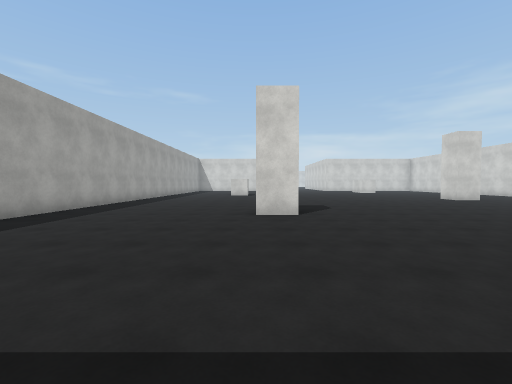
[1] (above)

23 first-person views from a walk through a Unity game level. The camera is 1.5 m above the floor, tilts 2° down and sees 90° across. The floor is counted in squares, 2 m on a side. Each view is taken from the middle of a square. On the plan, view 1 faces up. The plan holds only what a view shows up to about 9 squares ahead; the rest is blank. The place goes on beyond the plan. The player character is not drawn. Surface patterns are stand-ins for the level's own textures.

[2]
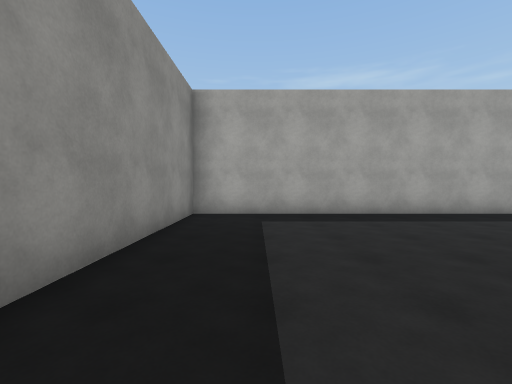

[3]
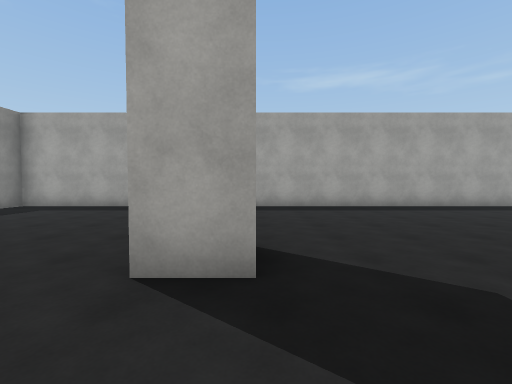

[4]
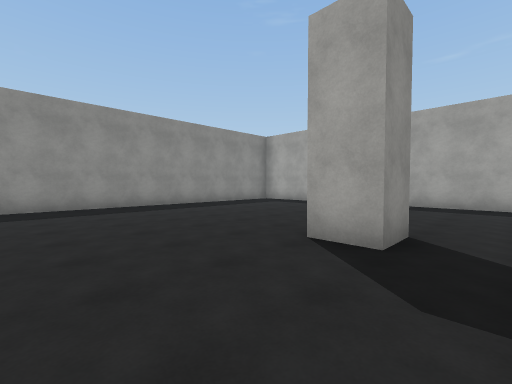

[5]
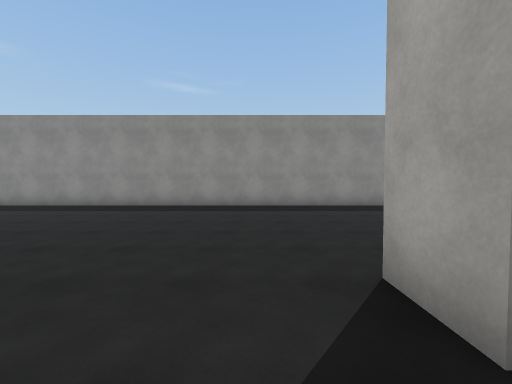

[6]
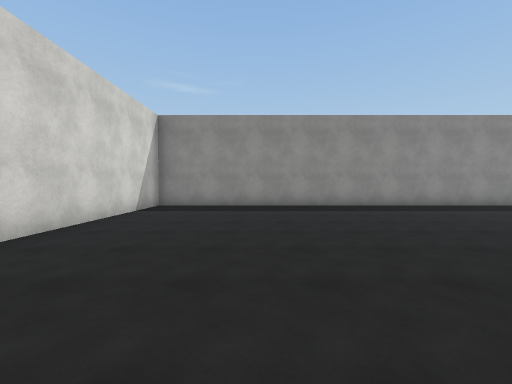

[7]
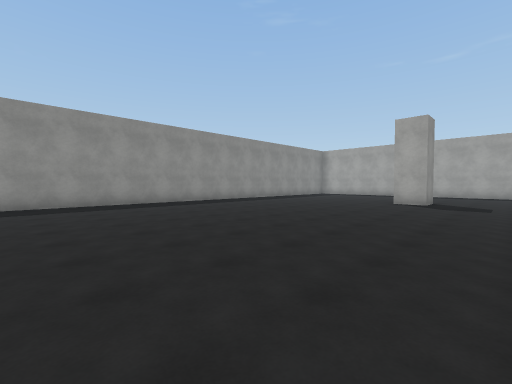

[8]
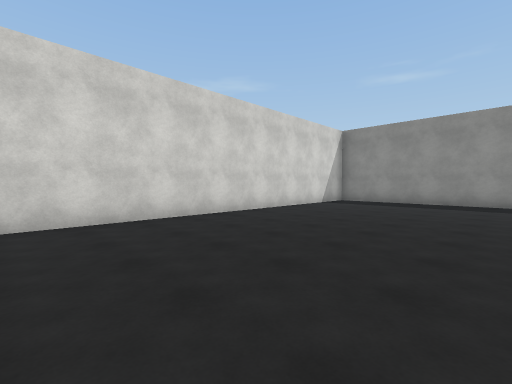

[9]
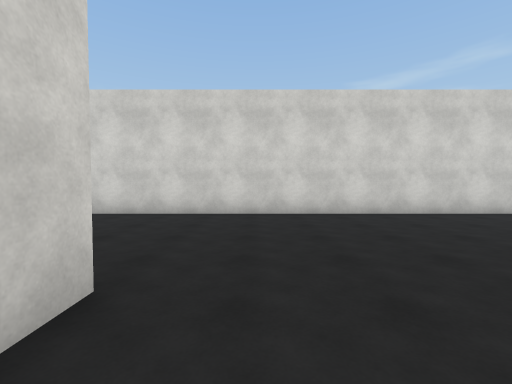

[10]
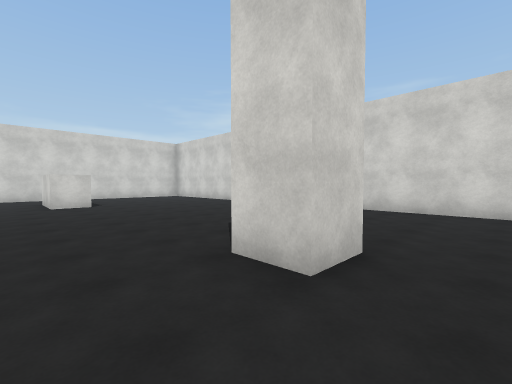

[11]
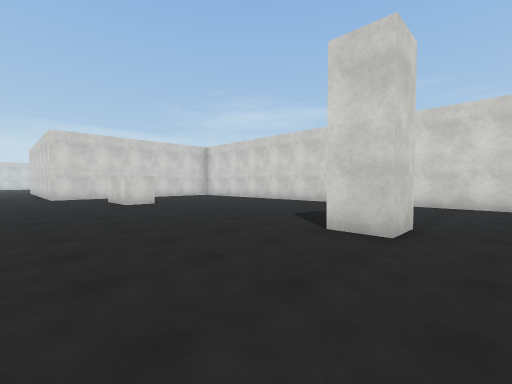

[12]
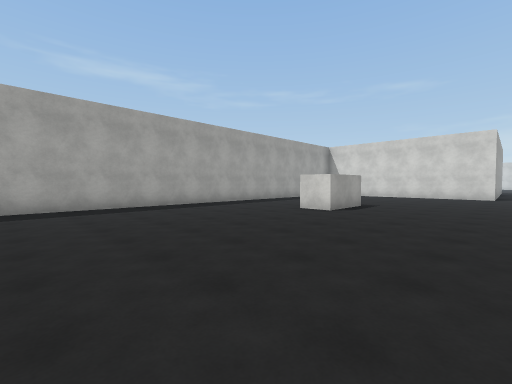

[13]
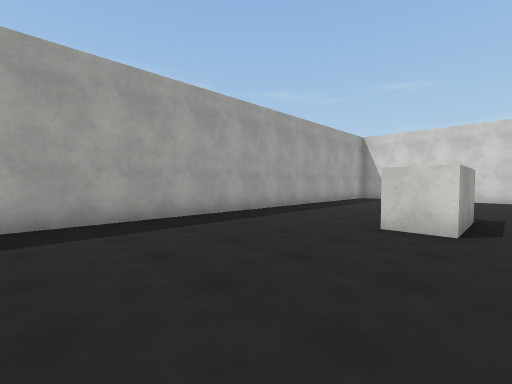

[14]
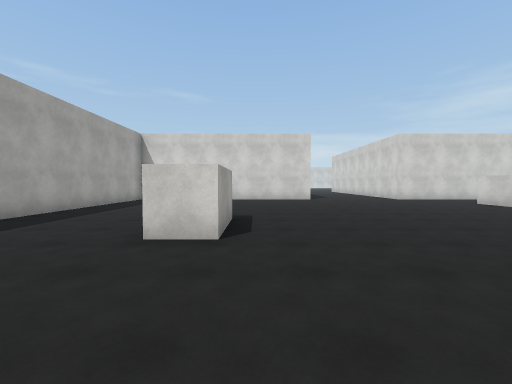

[15]
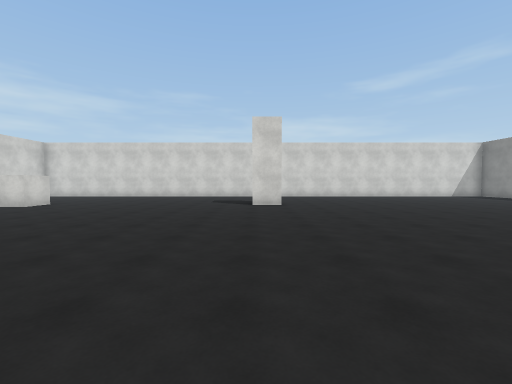

[16]
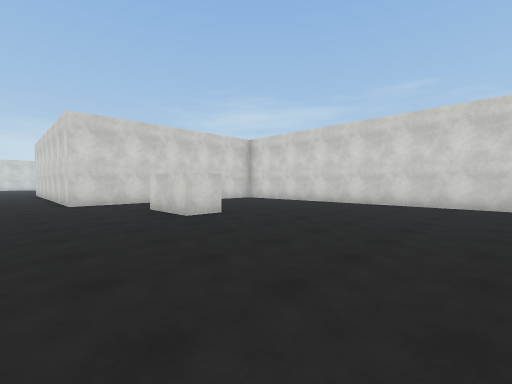

[17]
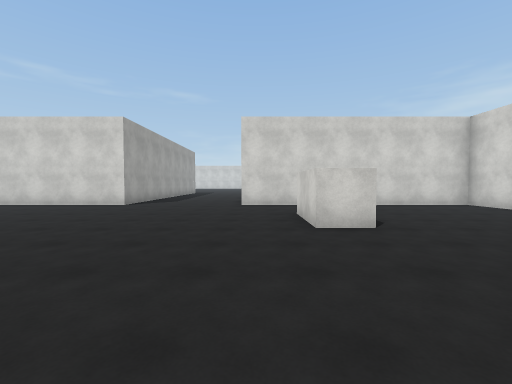

[18]
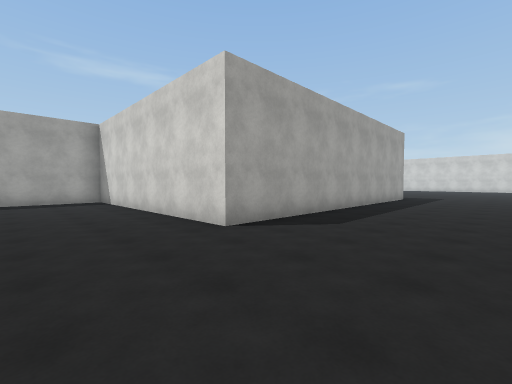

[19]
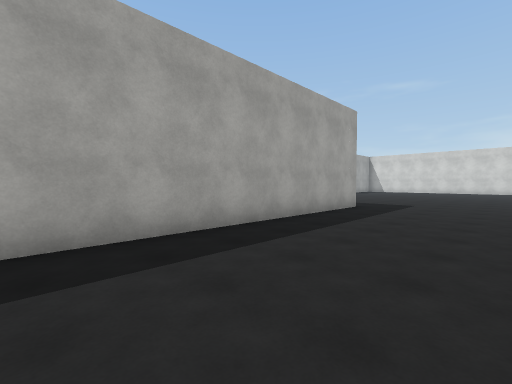

[20]
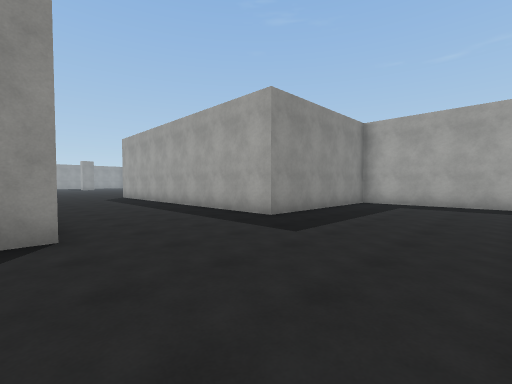

[21]
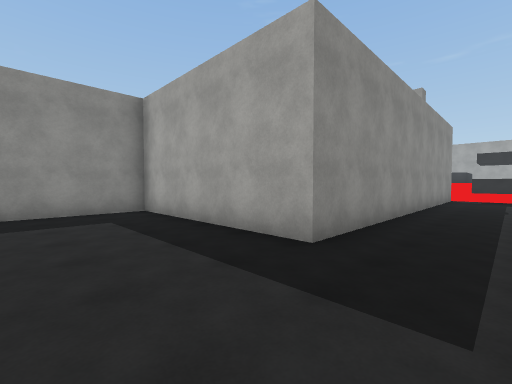

[22]
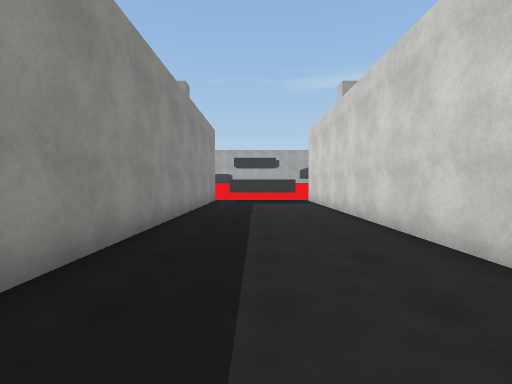

[23]
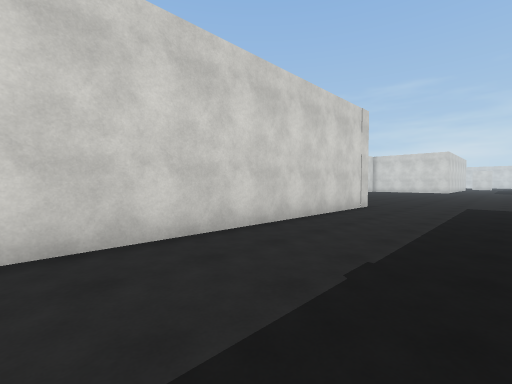

### Floor plan
Points are (right, up) in squares from view 1. A wall is a line through its corners. A room is listed if a view was taken in it or the views show most of it. See-through windows are left out.
Room 1 (views 1, 2, 3, 4, 5, 6, 7, 8, 9, 10, 11, 12, 13, 14, 15, 16, 17, 18)
walls: (9.9, 11.1) (8.8, 11.1) (8.8, 12.1); (-0.1, 7) (1, 7) (1, 6) (0, 6); (-0.5, 17.4) (-0.5, 15.4) (-1.5, 15.4); (9.1, 19.2) (8, 19.2) (8, 21.2); (1.5, 23.8) (-4, 23.8); (8.5, 23.8) (6.5, 23.8); (14.2, 22.2) (14.2, 23.8) (11.1, 23.8); (-5.2, 22.5) (-5.2, -0.5) (14.2, -0.5) (14.2, 17.5)
ways out: opening at (3.5, 22.3) to room 2
Room 2 (views 19, 20, 21, 22, 23)
walls: (6.4, 34) (7.1, 34); (-2.8, 43.2) (-11.1, 43.2); (-11, 39.3) (-2.8, 39.3) (-2.8, 34) (2.5, 34) (2.5, 23.8) (1.5, 23.8); (6.5, 23.8) (6.5, 25.2)
ways out: opening at (3.5, 22.3) to room 1

Positions as (right, up) in squares from view 1, and headings:
1: (0, 0), facing up
2: (1, 1), facing left
3: (3, 7), facing left
4: (4, 8), facing down-left
5: (2, 8), facing down
6: (11, 8), facing down
7: (11, 9), facing down-left
8: (9, 10), facing down-right
9: (8, 10), facing right
10: (7, 10), facing up-right
11: (5, 10), facing up-right
12: (3, 9), facing up-left
13: (0, 11), facing up-left
14: (0, 12), facing up
15: (0, 12), facing right
16: (5, 14), facing up-right
17: (7, 15), facing up
18: (6, 21), facing up-left
19: (6, 26), facing up-left
20: (7, 38), facing down-left
21: (0, 41), facing down-left
22: (-2, 41), facing left
23: (-11, 40), facing up-right
